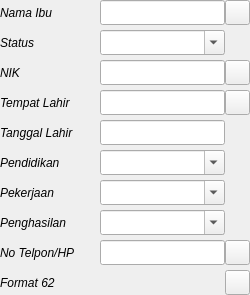
                         <widget class="QWidget" name="widget_40" native="true">
                          <layout class="QGridLayout" name="gridLayout_25" columnminimumwidth="80,0,0,0">
                           <property name="leftMargin">
                            <number>0</number>
                           </property>
                           <property name="topMargin">
                            <number>0</number>
                           </property>
                           <property name="rightMargin">
                            <number>0</number>
                           </property>
                           <property name="bottomMargin">
                            <number>0</number>
                           </property>
                           <property name="horizontalSpacing">
                            <number>0</number>
                           </property>
                           <property name="verticalSpacing">
                            <number>5</number>
                           </property>
                           <item row="0" column="0">
                            <widget class="QLabel" name="label_174">
                             <property name="sizePolicy">
                              <sizepolicy hsizetype="Maximum" vsizetype="Preferred">
                               <horstretch>0</horstretch>
                               <verstretch>0</verstretch>
                              </sizepolicy>
                             </property>
                             <property name="font">
                              <font>
                               <italic>true</italic>
                              </font>
                             </property>
                             <property name="text">
                              <string>Nama Ibu</string>
                             </property>
                            </widget>
                           </item>
                           <item row="0" column="2">
                            <widget class="QLineEdit" name="ibu_nama_le">
                             <property name="sizePolicy">
                              <sizepolicy hsizetype="Expanding" vsizetype="Fixed">
                               <horstretch>0</horstretch>
                               <verstretch>0</verstretch>
                              </sizepolicy>
                             </property>
                             <property name="minimumSize">
                              <size>
                               <width>0</width>
                               <height>25</height>
                              </size>
                             </property>
                             <property name="font">
                              <font>
                               <family>Segoe UI</family>
                               <pointsize>10</pointsize>
                               <weight>50</weight>
                               <italic>false</italic>
                               <bold>false</bold>
                              </font>
                             </property>
                             <property name="alignment">
                              <set>Qt::AlignLeading|Qt::AlignLeft|Qt::AlignVCenter</set>
                             </property>
                            </widget>
                           </item>
                           <item row="1" column="0">
                            <widget class="QLabel" name="label_172">
                             <property name="sizePolicy">
                              <sizepolicy hsizetype="Maximum" vsizetype="Preferred">
                               <horstretch>0</horstretch>
                               <verstretch>0</verstretch>
                              </sizepolicy>
                             </property>
                             <property name="font">
                              <font>
                               <italic>true</italic>
                              </font>
                             </property>
                             <property name="text">
                              <string>Status</string>
                             </property>
                            </widget>
                           </item>
                           <item row="2" column="0">
                            <widget class="QLabel" name="label_173">
                             <property name="sizePolicy">
                              <sizepolicy hsizetype="Maximum" vsizetype="Preferred">
                               <horstretch>0</horstretch>
                               <verstretch>0</verstretch>
                              </sizepolicy>
                             </property>
                             <property name="font">
                              <font>
                               <italic>true</italic>
                              </font>
                             </property>
                             <property name="text">
                              <string>NIK</string>
                             </property>
                            </widget>
                           </item>
                           <item row="1" column="2">
                            <widget class="QComboBox" name="ibu_status_cbo">
                             <property name="sizePolicy">
                              <sizepolicy hsizetype="Expanding" vsizetype="Fixed">
                               <horstretch>0</horstretch>
                               <verstretch>0</verstretch>
                              </sizepolicy>
                             </property>
                             <property name="minimumSize">
                              <size>
                               <width>0</width>
                               <height>25</height>
                              </size>
                             </property>
                             <property name="font">
                              <font>
                               <family>Segoe UI</family>
                               <pointsize>10</pointsize>
                               <weight>50</weight>
                               <italic>false</italic>
                               <bold>false</bold>
                              </font>
                             </property>
                             <property name="focusPolicy">
                              <enum>Qt::TabFocus</enum>
                             </property>
                             <property name="editable">
                              <bool>true</bool>
                             </property>
                            </widget>
                           </item>
                           <item row="2" column="1">
                            <widget class="QLabel" name="label_nik_ibu">
                             <property name="sizePolicy">
                              <sizepolicy hsizetype="Maximum" vsizetype="Preferred">
                               <horstretch>0</horstretch>
                               <verstretch>0</verstretch>
                              </sizepolicy>
                             </property>
                             <property name="minimumSize">
                              <size>
                               <width>20</width>
                               <height>0</height>
                              </size>
                             </property>
                             <property name="text">
                              <string/>
                             </property>
                            </widget>
                           </item>
                           <item row="2" column="2">
                            <widget class="QLineEdit" name="ibu_nik_le">
                             <property name="sizePolicy">
                              <sizepolicy hsizetype="Expanding" vsizetype="Fixed">
                               <horstretch>0</horstretch>
                               <verstretch>0</verstretch>
                              </sizepolicy>
                             </property>
                             <property name="minimumSize">
                              <size>
                               <width>0</width>
                               <height>25</height>
                              </size>
                             </property>
                             <property name="font">
                              <font>
                               <family>Segoe UI</family>
                               <pointsize>10</pointsize>
                               <weight>50</weight>
                               <italic>false</italic>
                               <bold>false</bold>
                              </font>
                             </property>
                             <property name="alignment">
                              <set>Qt::AlignLeading|Qt::AlignLeft|Qt::AlignVCenter</set>
                             </property>
                            </widget>
                           </item>
                           <item row="3" column="0">
                            <widget class="QLabel" name="label_170">
                             <property name="sizePolicy">
                              <sizepolicy hsizetype="Maximum" vsizetype="Preferred">
                               <horstretch>0</horstretch>
                               <verstretch>0</verstretch>
                              </sizepolicy>
                             </property>
                             <property name="font">
                              <font>
                               <italic>true</italic>
                              </font>
                             </property>
                             <property name="text">
                              <string>Tempat Lahir</string>
                             </property>
                            </widget>
                           </item>
                           <item row="3" column="2">
                            <widget class="QLineEdit" name="ibu_tmp_lahir_le">
                             <property name="sizePolicy">
                              <sizepolicy hsizetype="Expanding" vsizetype="Fixed">
                               <horstretch>0</horstretch>
                               <verstretch>0</verstretch>
                              </sizepolicy>
                             </property>
                             <property name="minimumSize">
                              <size>
                               <width>0</width>
                               <height>25</height>
                              </size>
                             </property>
                             <property name="font">
                              <font>
                               <family>Segoe UI</family>
                               <pointsize>10</pointsize>
                               <weight>50</weight>
                               <italic>false</italic>
                               <bold>false</bold>
                              </font>
                             </property>
                             <property name="alignment">
                              <set>Qt::AlignLeading|Qt::AlignLeft|Qt::AlignVCenter</set>
                             </property>
                            </widget>
                           </item>
                           <item row="4" column="0">
                            <widget class="QLabel" name="label_171">
                             <property name="sizePolicy">
                              <sizepolicy hsizetype="Maximum" vsizetype="Preferred">
                               <horstretch>0</horstretch>
                               <verstretch>0</verstretch>
                              </sizepolicy>
                             </property>
                             <property name="font">
                              <font>
                               <italic>true</italic>
                              </font>
                             </property>
                             <property name="text">
                              <string>Tanggal Lahir</string>
                             </property>
                            </widget>
                           </item>
                           <item row="5" column="0">
                            <widget class="QLabel" name="label_175">
                             <property name="sizePolicy">
                              <sizepolicy hsizetype="Maximum" vsizetype="Preferred">
                               <horstretch>0</horstretch>
                               <verstretch>0</verstretch>
                              </sizepolicy>
                             </property>
                             <property name="font">
                              <font>
                               <italic>true</italic>
                              </font>
                             </property>
                             <property name="text">
                              <string>Pendidikan</string>
                             </property>
                            </widget>
                           </item>
                           <item row="4" column="2">
                            <widget class="QLineEdit" name="ibu_tgl_lahir_le">
                             <property name="sizePolicy">
                              <sizepolicy hsizetype="Expanding" vsizetype="Fixed">
                               <horstretch>0</horstretch>
                               <verstretch>0</verstretch>
                              </sizepolicy>
                             </property>
                             <property name="minimumSize">
                              <size>
                               <width>0</width>
                               <height>25</height>
                              </size>
                             </property>
                             <property name="font">
                              <font>
                               <family>Segoe UI</family>
                               <pointsize>10</pointsize>
                               <weight>50</weight>
                               <italic>false</italic>
                               <bold>false</bold>
                              </font>
                             </property>
                             <property name="alignment">
                              <set>Qt::AlignLeading|Qt::AlignLeft|Qt::AlignVCenter</set>
                             </property>
                            </widget>
                           </item>
                           <item row="5" column="2">
                            <widget class="QComboBox" name="ibu_pendidikan_cbo">
                             <property name="sizePolicy">
                              <sizepolicy hsizetype="Expanding" vsizetype="Fixed">
                               <horstretch>0</horstretch>
                               <verstretch>0</verstretch>
                              </sizepolicy>
                             </property>
                             <property name="minimumSize">
                              <size>
                               <width>0</width>
                               <height>25</height>
                              </size>
                             </property>
                             <property name="font">
                              <font>
                               <family>Segoe UI</family>
                               <pointsize>10</pointsize>
                               <weight>50</weight>
                               <italic>false</italic>
                               <bold>false</bold>
                              </font>
                             </property>
                             <property name="focusPolicy">
                              <enum>Qt::TabFocus</enum>
                             </property>
                             <property name="editable">
                              <bool>true</bool>
                             </property>
                            </widget>
                           </item>
                           <item row="6" column="0">
                            <widget class="QLabel" name="label_176">
                             <property name="sizePolicy">
                              <sizepolicy hsizetype="Maximum" vsizetype="Preferred">
                               <horstretch>0</horstretch>
                               <verstretch>0</verstretch>
                              </sizepolicy>
                             </property>
                             <property name="font">
                              <font>
                               <italic>true</italic>
                              </font>
                             </property>
                             <property name="text">
                              <string>Pekerjaan</string>
                             </property>
                            </widget>
                           </item>
                           <item row="6" column="2">
                            <widget class="QComboBox" name="ibu_pekerjaan_cbo">
                             <property name="sizePolicy">
                              <sizepolicy hsizetype="Expanding" vsizetype="Fixed">
                               <horstretch>0</horstretch>
                               <verstretch>0</verstretch>
                              </sizepolicy>
                             </property>
                             <property name="minimumSize">
                              <size>
                               <width>0</width>
                               <height>25</height>
                              </size>
                             </property>
                             <property name="font">
                              <font>
                               <family>Segoe UI</family>
                               <pointsize>10</pointsize>
                               <weight>50</weight>
                               <italic>false</italic>
                               <bold>false</bold>
                              </font>
                             </property>
                             <property name="focusPolicy">
                              <enum>Qt::TabFocus</enum>
                             </property>
                             <property name="editable">
                              <bool>true</bool>
                             </property>
                            </widget>
                           </item>
                           <item row="7" column="0">
                            <widget class="QLabel" name="label_168">
                             <property name="sizePolicy">
                              <sizepolicy hsizetype="Maximum" vsizetype="Preferred">
                               <horstretch>0</horstretch>
                               <verstretch>0</verstretch>
                              </sizepolicy>
                             </property>
                             <property name="font">
                              <font>
                               <italic>true</italic>
                              </font>
                             </property>
                             <property name="text">
                              <string>Penghasilan</string>
                             </property>
                            </widget>
                           </item>
                           <item row="7" column="2">
                            <widget class="QComboBox" name="ibu_penghasilan_cbo">
                             <property name="sizePolicy">
                              <sizepolicy hsizetype="Expanding" vsizetype="Fixed">
                               <horstretch>0</horstretch>
                               <verstretch>0</verstretch>
                              </sizepolicy>
                             </property>
                             <property name="minimumSize">
                              <size>
                               <width>0</width>
                               <height>25</height>
                              </size>
                             </property>
                             <property name="font">
                              <font>
                               <family>Segoe UI</family>
                               <pointsize>10</pointsize>
                               <weight>50</weight>
                               <italic>false</italic>
                               <bold>false</bold>
                              </font>
                             </property>
                             <property name="focusPolicy">
                              <enum>Qt::TabFocus</enum>
                             </property>
                             <property name="editable">
                              <bool>true</bool>
                             </property>
                            </widget>
                           </item>
                           <item row="8" column="2">
                            <widget class="QLineEdit" name="ibu_telp_le">
                             <property name="sizePolicy">
                              <sizepolicy hsizetype="Expanding" vsizetype="Fixed">
                               <horstretch>0</horstretch>
                               <verstretch>0</verstretch>
                              </sizepolicy>
                             </property>
                             <property name="minimumSize">
                              <size>
                               <width>0</width>
                               <height>25</height>
                              </size>
                             </property>
                             <property name="font">
                              <font>
                               <family>Segoe UI</family>
                               <pointsize>10</pointsize>
                               <weight>50</weight>
                               <italic>false</italic>
                               <bold>false</bold>
                              </font>
                             </property>
                             <property name="alignment">
                              <set>Qt::AlignLeading|Qt::AlignLeft|Qt::AlignVCenter</set>
                             </property>
                            </widget>
                           </item>
                           <item row="8" column="0">
                            <widget class="QLabel" name="label_169">
                             <property name="sizePolicy">
                              <sizepolicy hsizetype="Maximum" vsizetype="Preferred">
                               <horstretch>0</horstretch>
                               <verstretch>0</verstretch>
                              </sizepolicy>
                             </property>
                             <property name="font">
                              <font>
                               <italic>true</italic>
                              </font>
                             </property>
                             <property name="text">
                              <string>No Telpon/HP</string>
                             </property>
                            </widget>
                           </item>
                           <item row="0" column="3">
                            <widget class="QPushButton" name="copy_ibu">
                             <property name="minimumSize">
                              <size>
                               <width>25</width>
                               <height>25</height>
                              </size>
                             </property>
                             <property name="maximumSize">
                              <size>
                               <width>25</width>
                               <height>25</height>
                              </size>
                             </property>
                             <property name="text">
                              <string/>
                             </property>
                             <property name="flat">
                              <bool>false</bool>
                             </property>
                            </widget>
                           </item>
                           <item row="3" column="3">
                            <widget class="QPushButton" name="copy_tmp_ibu">
                             <property name="minimumSize">
                              <size>
                               <width>25</width>
                               <height>25</height>
                              </size>
                             </property>
                             <property name="maximumSize">
                              <size>
                               <width>25</width>
                               <height>25</height>
                              </size>
                             </property>
                             <property name="text">
                              <string/>
                             </property>
                             <property name="flat">
                              <bool>false</bool>
                             </property>
                            </widget>
                           </item>
                           <item row="2" column="3">
                            <widget class="QPushButton" name="copy_nik_ibu">
                             <property name="minimumSize">
                              <size>
                               <width>25</width>
                               <height>25</height>
                              </size>
                             </property>
                             <property name="maximumSize">
                              <size>
                               <width>25</width>
                               <height>25</height>
                              </size>
                             </property>
                             <property name="text">
                              <string/>
                             </property>
                             <property name="flat">
                              <bool>false</bool>
                             </property>
                            </widget>
                           </item>
                           <item row="9" column="0">
                            <widget class="QLabel" name="label_119">
                             <property name="sizePolicy">
                              <sizepolicy hsizetype="Maximum" vsizetype="Preferred">
                               <horstretch>0</horstretch>
                               <verstretch>0</verstretch>
                              </sizepolicy>
                             </property>
                             <property name="font">
                              <font>
                               <italic>true</italic>
                              </font>
                             </property>
                             <property name="text">
                              <string>Format 62</string>
                             </property>
                            </widget>
                           </item>
                           <item row="9" column="3">
                            <widget class="QPushButton" name="copy_telp_ibu62">
                             <property name="minimumSize">
                              <size>
                               <width>25</width>
                               <height>25</height>
                              </size>
                             </property>
                             <property name="maximumSize">
                              <size>
                               <width>25</width>
                               <height>25</height>
                              </size>
                             </property>
                             <property name="text">
                              <string/>
                             </property>
                             <property name="flat">
                              <bool>false</bool>
                             </property>
                            </widget>
                           </item>
                           <item row="9" column="2">
                            <widget class="QLabel" name="label_ibu62">
                             <property name="sizePolicy">
                              <sizepolicy hsizetype="Preferred" vsizetype="Preferred">
                               <horstretch>0</horstretch>
                               <verstretch>0</verstretch>
                              </sizepolicy>
                             </property>
                             <property name="minimumSize">
                              <size>
                               <width>0</width>
                               <height>25</height>
                              </size>
                             </property>
                             <property name="font">
                              <font>
                               <italic>true</italic>
                              </font>
                             </property>
                             <property name="text">
                              <string/>
                             </property>
                            </widget>
                           </item>
                           <item row="8" column="3">
                            <widget class="QPushButton" name="copy_telp_ibu">
                             <property name="minimumSize">
                              <size>
                               <width>25</width>
                               <height>25</height>
                              </size>
                             </property>
                             <property name="maximumSize">
                              <size>
                               <width>25</width>
                               <height>25</height>
                              </size>
                             </property>
                             <property name="text">
                              <string/>
                             </property>
                             <property name="flat">
                              <bool>false</bool>
                             </property>
                            </widget>
                           </item>
                          </layout>
                         </widget>
